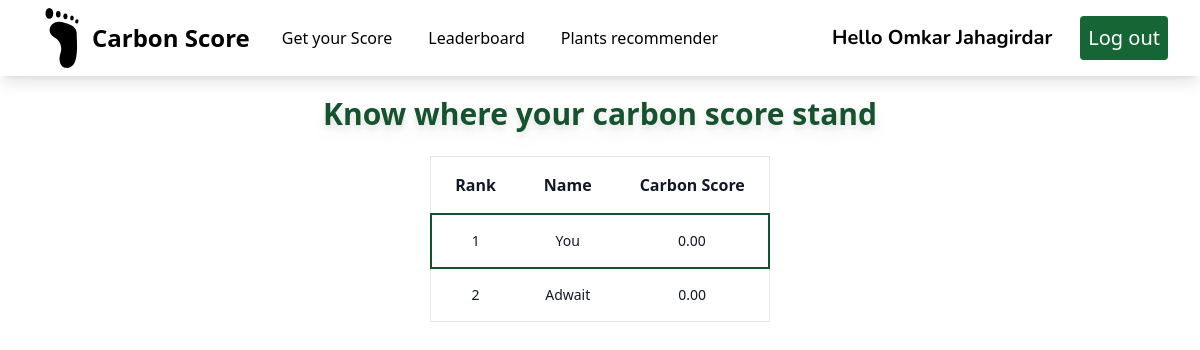
Before: /leaderboard/ (signed in) with the older database file.
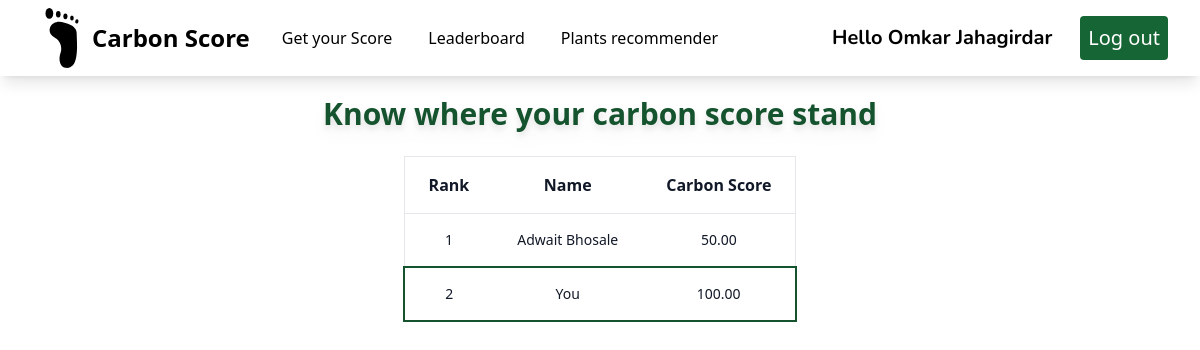
After: the same page with the newer database file.
### userauth/models.py (models this page shows, shortened)
class Account(AbstractBaseUser):
    email           = models.EmailField(max_length=50, unique =True)
    fullname        = models.CharField(max_length=20)
    carbon_score    = models.DecimalField(default=0, max_digits=5, decimal_places=2)
    is_admin        = models.BooleanField(default=False)
    is_active       = models.BooleanField(default=True)
    is_staff        = models.BooleanField(default=False)
    is_superuser    = models.BooleanField(default=False)
    date_joined     = models.DateTimeField(verbose_name="date joined", auto_now_add=True)
    objects = MyAccountManager()
    USERNAME_FIELD = 'email'
    REQUIRED_FIELDS = ['fullname',]

### mainapp/views.py (the view)
# urls.py: path('leaderboard/', views.leaderboard, name='leaderboard'),
@login_required_message(message="Please log in, in order to view the requested page.")
@login_required
def leaderboard(request):
    if request.user.is_admin:
        return redirect('adminuser')
    users = Account.objects.filter(is_admin=False).order_by('carbon_score')
    context = {
        'users':users,
    }
    return render(request, 'mainapp/leaderboard.html', context)

### utils/decorator.py (called while the page is built)
def user_passes_test(test_func, message=default_message):
    def decorator(view_func):
        @wraps(view_func)
        def _wrapped_view(request, *args, **kwargs):
            if not test_func(request.user):
                messages.error(request, message)
            return view_func(request, *args, **kwargs)
        return _wrapped_view
    return decorator

def login_required_message(function=None, message=default_message):
    actual_decorator = user_passes_test(
        lambda u: u.is_authenticated, #fixed by removing ()
        message=message,
    )
    if function:
        return actual_decorator(function)
    return actual_decorator

### mainapp/templates/mainapp/leaderboard.html (shortened to what this page needs)
{% extends 'mainapp/base.html' %}
{% load static %}
{% block content %}
<div class= "py-4"></div>
<p class="py-4 text-center text-green-900 text-3xl font-bold pt-16 drop-shadow-lg  hover:underline-offset-8">Know where your carbon score stand </p>
<div class="flex flex-col  overflow-x-hidden">
    <div class="overflow-x-hidden sm:-mx-6 lg:-mx-8">
      <div class="py-2 block sm:px-6 lg:px-8">
        <div class="overflow-x-hidden flex justify-center">
          <table class="border text-center">
            <thead class="bg-white border-b">
              <tr>
                <th scope="col" class="text-md font-bold text-gray-900 px-6 py-4 text-center">
                  Rank
                </th>
                <th scope="col" class="text-md font-bold text-gray-900 px-6 py-4 text-center">
                  Name
                </th>
                <th scope="col" class="text-md font-bold text-gray-900 px-6 py-4 text-center">
                  Carbon Score
                </th>
              </tr>
            </thead>
            {% for user in users %}
            <tbody>
              {% if request.user == user %}
              <tr class="bg-white border border-2 border-green-900 text-white transition duration-300 ease-in-out hover:bg-gray-100">
                <td class="px-6 py-4 text-sm font-medium text-gray-900 cursor-pointer">
                  {{ forloop.counter }}
                </td>
                <td class="text-sm text-gray-900 font-normal px-6 py-4">
                  {% if request.user == user %}
                    You
                  {% else %}
                    {{ user.fullname }}
                  {% endif %}
                </td>
                <td class="text-sm text-gray-900 font-normal px-6 py-4">
                  {{ user.carbon_score }}
                </td>
              </tr>
                  {% else %}
              <tr class="bg-white border-b transition duration-300 ease-in-out hover:bg-gray-100">
                <td class="px-6 py-4 text-sm font-medium text-gray-900 cursor-pointer">
                  {{ forloop.counter }}
                </td>
                <td class="text-sm text-gray-900 font-normal px-6 py-4">
                  {% if request.user == user %}
                    You
                  {% else %}
                    {{ user.fullname }}
                  {% endif %}
                </td>
                <td class="text-sm text-gray-900 font-normal px-6 py-4">
                  {{ user.carbon_score }}
                </td>
              </tr>
              {% endif %}
            </tbody>
            {% endfor %}
          </table>
        </div>
      </div>
    </div>
  </div>
{% endblock content %}

### mainapp/templates/mainapp/base.html (shortened to what this page needs)
{% load static %}
<!DOCTYPE html>
<html lang="en" class="scroll-smooth">
<head>
  <script src="https://cdn.tailwindcss.com"></script>
  <script src="https://cdn.tailwindcss.com"></script>
</head>
<body>
  <nav class="bg-white shadow-lg fixed w-full z-10 pb-0">
    <div class="px-8">
      <div class="flex justify-between">
        <div class="flex space-x-7">
          <div>
            <a href="{% url 'home' %}" class="flex items-center py-2">
              <span class="font-bold text-2xl">Carbon Score </span>
            </a>
          </div>
          <div class="flex justify-between items-center hover:bg-gray-300 p-1">
            <a href="{% url 'homeappliances' %}" class="font-medium text-md">Get your Score </a>
          </div>
          <div class="flex justify-between items-center hover:bg-gray-300 p-1">
            <a href="{% url 'leaderboard' %}" class="font-medium text-md">Leaderboard </a>
          </div>
          <div class="flex justify-between items-center hover:bg-gray-300 p-1">
            <a href="{% url 'homeappliances' %}" class="font-medium text-md">Plants recommender </a>
          </div>
        </div>
        <div class="hidden md:flex items-center space-x-3 ">
        {% if user.is_authenticated %}
        <h1 class="px-4 text-xl font-bold font-nunito">Hello {{ user.fullname }}</h1>
          <form method="POST" action="{% url 'logout' %}">
            <button class="py-2 px-2 text-xl font-medium text-white rounded bg-green-800 transition duration-300 " type="submit">Log out</button>
        </form>
        {% endif %}
      </div>
      </div>
    </div>
</nav>
  {% block content %}{% endblock content %}
</body>
</html>

Changed rows visible on the page:
changed Account "Omkar Jahagirdar": carbon_score "0.00" → "100.00"
changed Account: fullname "Adwait" → "Adwait Bhosale"; carbon_score "0.00" → "50.00"; moves up the list
